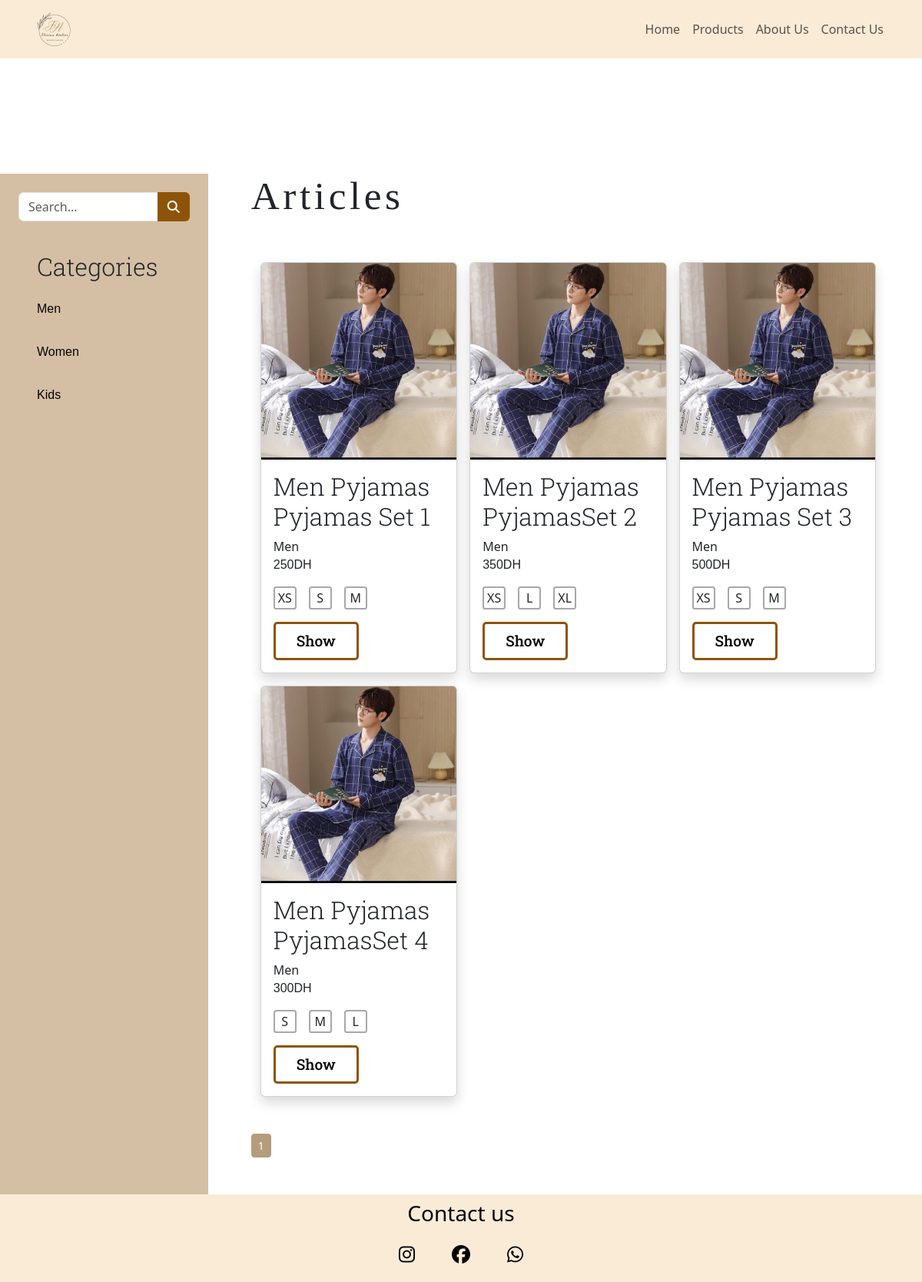
Screenshot of /Code/User/articls.php?category=1 with the database file from the repository.
### tables this page shows
CREATE TABLE `categories` (
  `id_category` int(11) NOT NULL,
  `name_category` varchar(50) NOT NULL
);

CREATE TABLE `products` (
  `Id_product` int(11) NOT NULL,
  `nom_product` varchar(50) NOT NULL,
  `description` varchar(50) NOT NULL,
  `price` int(11) NOT NULL,
  `id_category` int(11) DEFAULT NULL
);

CREATE TABLE `images` (
  `id_image` int(11) NOT NULL,
  `url_image` varchar(50) NOT NULL,
  `Id_product` int(11) NOT NULL
);

CREATE TABLE `size` (
  `Id_size` int(11) NOT NULL,
  `name_size` varchar(50) NOT NULL
);

### Code/Admin/manager/gestioncategory.php (called while the page is built, shortened)
<?php
require_once(__ROOT__ . '/Entity/category.php');
class Gestioncategory {
    private $db;
    function __construct() {
        $DB_HOST='localhost';
        $DB_USER='root';
        $DB_PASSWORD='';
        $DB_DATABSE='FILL-ROUGE';
        $this->db = new PDO("mysql:host={$DB_HOST};dbname={$DB_DATABSE}", $DB_USER, $DB_PASSWORD);
        $this->db->setAttribute(PDO::ATTR_ERRMODE, PDO::ERRMODE_EXCEPTION);
    }
    public function Select($where) {
        $sql = 'SELECT id_category, name_category FROM categories';
        if ($where != null) {
            $sql .= " WHERE $where";
        }
        $stmt = $this->db->prepare($sql);
        $stmt->execute();
        $category_data = $stmt->fetchAll(PDO::FETCH_ASSOC);
        $categorys = array();
        foreach ($category_data as $category_data) {
            $category = new category();
            $category->setId($category_data['id_category']);
            $category->setName($category_data['name_category']);
            array_push($categorys, $category);
        }
        return $categorys;
    }
}
?>

### Code/Admin/Entity/category.php (called while the page is built)
<?php
class Category {
    private $Id;
    private $Name;
    public function getId() {
        return $this->Id;
    }
    public function setId($id) {
        $this->Id = $id;
    }
    public function getName() {
        return $this->Name;
    }
    public function setName($name) {
        $this->Name = $name;
    }
}
?>

### Code/Admin/manager/gestionproduct.php (called while the page is built, shortened)
<?php
require_once(__ROOT__ . '/Entity/product.php');
class Gestionproduct {
    private $db;
    function __construct() {
        $DB_HOST='localhost';
        $DB_USER='root';
        $DB_PASSWORD='';
        $DB_DATABSE='FILL-ROUGE';
        $this->db = new PDO("mysql:host={$DB_HOST};dbname={$DB_DATABSE}", $DB_USER, $DB_PASSWORD);
        $this->db->setAttribute(PDO::ATTR_ERRMODE, PDO::ERRMODE_EXCEPTION);
    }
    public function selectWithPagination($column, $value, $perPage = 1) {
        $where = '';
        $params = array();
        if (!empty($column) && !empty($value)) {
            $where = "WHERE $column LIKE :value";
            $params[':value'] = "$value%";
        }
        $countQuery = "SELECT COUNT(*) as count FROM products $where";
        $countStmt = $this->db->prepare($countQuery);
        $countStmt->execute($params);
        $totalCount = $countStmt->fetch(PDO::FETCH_ASSOC)['count'];
        $currentPage = isset($_GET['page']) ? (int)$_GET['page'] : 1;
        $offset = ($currentPage - 1) * $perPage;
        $limit = $perPage;
        $query = "SELECT * FROM products $where LIMIT $limit OFFSET $offset";
        $stmt = $this->db->prepare($query);
        $stmt->execute($params);
        $product_data = $stmt->fetchAll(PDO::FETCH_ASSOC);
        $products = array();
        foreach ($product_data as $product_data) {
            $product = new Product();
            $product->setId($product_data['Id_product']);
            $product->setName($product_data['nom_product']);
            $product->setDescription($product_data['description']);
            $product->setPrice($product_data['price']);
            $product->setCategory($product_data['id_category']);
            array_push($products, $product);
        }
        $totalPages = ceil($totalCount / $perPage);
        return array(
            'query'=>$query,
            'result' => $products,
            'currentPage' => $currentPage,
            'totalCount' => $totalCount,
            'totalPages' => $totalPages
        );
    }
}
?>

### Code/Admin/manager/gestionimage.php (called while the page is built, shortened)
<?php
require_once(__ROOT__ . '/Entity/image.php');
class Gestionimage {
    private $db;
    function __construct() {
        $DB_HOST='localhost';
        $DB_USER='root';
        $DB_PASSWORD='';
        $DB_DATABSE='FILL-ROUGE';
        $this->db = new PDO("mysql:host={$DB_HOST};dbname={$DB_DATABSE}", $DB_USER, $DB_PASSWORD);
        $this->db->setAttribute(PDO::ATTR_ERRMODE, PDO::ERRMODE_EXCEPTION);
    }
    public function Select($where) {
        $sql = 'SELECT id_image, url_image,Id_product FROM images';
        if ($where != null) {
            $sql .= " WHERE $where";
        }
        $stmt = $this->db->prepare($sql);
        $stmt->execute();
        $image_data = $stmt->fetchAll(PDO::FETCH_ASSOC);
        $images = array();
        foreach ($image_data as $image_data) {
            $image = new image();
            $image->setId($image_data['id_image']);
            $image->setName($image_data['url_image']);
            $image->setProduct($image_data['Id_product']);
            array_push($images, $image);
        }
        return $images;
    }
}
?>

### Code/Admin/Entity/product.php (called while the page is built, shortened)
<?php
class Product {
    private $Price;
    private $Category;
    private $Id;
    private $Name;
    public function getId() {
        return $this->Id;
    }
    public function setId($id) {
        $this->Id = $id;
    }
    public function getName() {
        return $this->Name;
    }
    public function setName($name) {
        $this->Name = $name;
    }
    public function getPrice() {
        return $this->Price;
    }
    public function setPrice($price) {
        $this->Price = $price;
    }
    public function getCategory() {
        return $this->Category;
    }
    public function setCategory($category) {
        $this->Category = $category;
    }
}
?>

### Code/Admin/Entity/image.php (called while the page is built, shortened)
<?php
class Image{
      private $Name;
      public function getName() {
          return $this->Name;
      }
      public function setName($name) {
          $this->Name = $name;
      }
}
?>

### Code/Admin/manager/gestionassociation.php (called while the page is built, shortened)
<?php
require_once(__ROOT__ . '/Entity/association.php');
class Gestionassociation {
    private $db;
    function __construct() {
        $DB_HOST='localhost';
        $DB_USER='root';
        $DB_PASSWORD='';
        $DB_DATABSE='FILL-ROUGE';
        $this->db = new PDO("mysql:host={$DB_HOST};dbname={$DB_DATABSE}", $DB_USER, $DB_PASSWORD);
        $this->db->setAttribute(PDO::ATTR_ERRMODE, PDO::ERRMODE_EXCEPTION);
    }
    public function Select($where,$table) {
        $sql = "SELECT Id_product, Id_association FROM $table";
        if ($where != null) {
            $sql .= " WHERE $where";
        }
        $stmt = $this->db->prepare($sql);
        $stmt->execute();
        $association_data = $stmt->fetchAll(PDO::FETCH_ASSOC);
        $associations = array();
        foreach ($association_data as $association_data) {
            $association = new association();
            $association->setIdassociation($association_data['Id_association']);
            $association->setIdproduct($association_data['Id_product']);
            array_push($associations, $association);
        }
        return $associations;
    }
}
?>

### Code/Admin/manager/gestionsize.php (called while the page is built, shortened)
<?php
class Gestionsize {
    function __construct() {
        $DB_HOST='localhost';
        $DB_USER='root';
        $DB_PASSWORD='';
        $DB_DATABSE='FILL-ROUGE';
        $this->db = new PDO("mysql:host={$DB_HOST};dbname={$DB_DATABSE}", $DB_USER, $DB_PASSWORD);
    }
}
?>

### Code/Admin/Entity/association.php (called while the page is built, shortened)
<?php
class Association {
    private $Idassociation;
    public function getIdassociation() {
        return $this->Idassociation;
    }
    public function setIdassociation($Idassociation) {
        $this->Idassociation = $Idassociation;
    }
}
?>

### Code/User/articls.php (the view, shortened to what this page needs)
<?php
include './includes/head.php';
include "../Admin/manager/gestionproduct.php";
$gestionproduct = new Gestionproduct();
$products = $gestionproduct->selectWithPagination(null,null, 6);
include "../Admin/manager/gestioncategory.php";
$gestioncategory = new Gestioncategory();
$categorys = $gestioncategory->Select(null);
include "../Admin/manager/gestionsize.php";
$gestionsize = new Gestionsize();
include "../Admin/manager/gestionassociation.php";
$gestionassociation = new Gestionassociation();
include "../Admin/manager/gestionimage.php";
$gestionimage = new Gestionimage();
if(isset($_GET["category"]))
{
  $products = $gestionproduct->selectWithPagination('id_category',$_GET["category"], 6);
}
?>
<body>
  <?php
  include './includes/navbar.php'
  ?>
  <div class="d-flex flex-lg-row flex-md-row flex-column gap-2">
    <div class="sidebar  w-auto  p-4 ">
      <form action="" method="post">
        <div class="input-group mb-3">
          <input type="text" class="form-control" name="search" placeholder="Search..." aria-label="Search" aria-describedby="search-btn">
          <button class="btn btncolor" name="submit" type="submit" id="search-btn"><i class="fa-solid fa-magnifying-glass"></i></button>
        </div>
      </form>
      <div class="d-flex flex-column p-4 gap-3">
        <h2>Categories</h2>
        <?php
        foreach ($categorys as $category) {
        ?>
          <p><a href="articls.php?category=<?= $category->getId() ?>" class="category"><?= $category->getName() ?></a></p>
        <?php  } ?>
      </div>
    </div>
    <div class="container cards d-flex flex-column gap-5 justify-content-center p-5">
      <h1>Articles</h1>
      <div class="container">
        <div class="row row-cols-1 row-cols-md-2 row-cols-lg-3 g-3">
          <?php
          foreach ($products["result"] as $product) {
            $idcategory = $product->getCategory();
            $wherecategory = "id_category = $idcategory";
            $categorys = $gestioncategory->Select($wherecategory);
            $idproduct = $product->getId();
            $whereassociation = "Id_product = $idproduct";
            $color_products = $gestionassociation->Select($whereassociation, "products_color");
            $size_products = $gestionassociation->Select($whereassociation, "products_size");
            $image_products = $gestionimage->Select($whereassociation);
            $category = $categorys[0];
            $categoryName = $category->getName();
          ?>
            <div class="col">
              <div class="card shadow  rounded">
                <img src="../Assets/images/<?= $image_products[0]->getName() ?>" class="card-img-top" style="height: 16rem;" alt="...">
                <div class="card-body">
                  <h5 class="card-title"><?= $product->getName() ?></h5>
                  <div class="card-text">
                    <a><?= $categoryName ?></a>
                    <p><?= $product->getPrice() ?>DH</p>
                    <div class="d-flex gap-3">
                      <?php
                      foreach ($size_products as $size) {
                        $idsize = $size->getIdassociation();
                        $wheresize = "Id_size= $idsize";
                        $sizes = $gestionsize->Select($wheresize);
                        foreach ($sizes as $size) {
                      ?>
                          <div class="circle  d-flex justify-content-center align-items-center ">
                            <span class="circle-char"><?= $size->getName() ?></span>
                          </div>
                      <?php
                        }
                      }
                      ?>
                    </div>
                  </div>
                  <form action="product.php" method="post">
                    <input type="submit" value="Show" name="show" class="btn btn-color btn-block btn-flat mt-3 w-50">
                  </form>
                </div>
              </div>
            </div>
          <?php }
          ?>
        </div>
      </div>
      <div>
        <ul class="pagination pagination-sm m-0 ">
          <?php
          for ($i = 1; $i <= $products['totalPages']; $i++) :
            if ($i == $products['currentPage']) {
              echo '<li class="page-item active"> <a  class="page-link " href="#">' . $i . '</a> </li>';
            } else {
              echo '<li class="page-item "> <a  class="page-link " href="?page=' . $i . '">' . $i . '</a> </li>';
            }
          endfor;
          ?>
        </ul>
      </div>
    </div>
  </div>
  <?php
  include './includes/footer.php'
  ?>
</body>
</html>

### Code/Assets/style.css (style rules this page uses)
h1 { font-family: 'Dancing Script'; font-size: 3.2rem; font-weight: 500; letter-spacing: 0.09em; }
h2, h5 { font-family: 'Roboto Slab', serif; font-size: 2rem; font-weight: 300; }
p { font-family:Arial, Helvetica, sans-serif; font-size: 1rem; font-weight: 300; }
.category { text-decoration: none; color: #040404; }
.btn.btn-flat { font-family: 'Roboto Slab', serif; font-size: 1.2rem; font-weight: 500; border-radius: 5px; border: 3px solid #8D5409; height: 50px; background: transparent; -webkit-transition: 0.9s; transition: 0.9s; }
.btn-flat.btn-color { color: #040404; background: linear-gradient(30deg, #8D5409 50%, transparent 50%); background-position: right bottom; background-size: 300% 100%; }
.btncolor { color: #fffafa !important; background-color: #8D5409 !important; }
.circle { width: 20px; height: 20px; border-radius: 50%; }
.sidebar { margin-top: 150px; left: 0; background-color: #bb996d9f; }
.page-link { background-color: #B49C7C !important; color: white !important; border-color: #B49C7C !important; }
.cards { margin-top: 100px; }
.circle { width: 30px; height: 30px; border-radius: 12%; border: 2px solid #00000057; }

### rows the page displays
categories: name_category "Men"
categories: name_category "Women"
categories: name_category "Kids"
products: images.url_image (picture), nom_product "Men Pyjamas Pyjamas Set 1", id_category.name_category "Men", price "250", size.name_size "XS", size.name_size "S", size.name_size "M"
products: images.url_image (picture), nom_product "Men Pyjamas PyjamasSet 2", id_category.name_category "Men", price "350", size.name_size "L"
size: name_size "XS"
size: name_size "XL"
products: images.url_image (picture), nom_product "Men Pyjamas Pyjamas Set 3", id_category.name_category "Men", price "500"
size: name_size "S"
size: name_size "M"
products: images.url_image (picture), nom_product "Men Pyjamas PyjamasSet 4", id_category.name_category "Men", price "300"
size: name_size "L"
